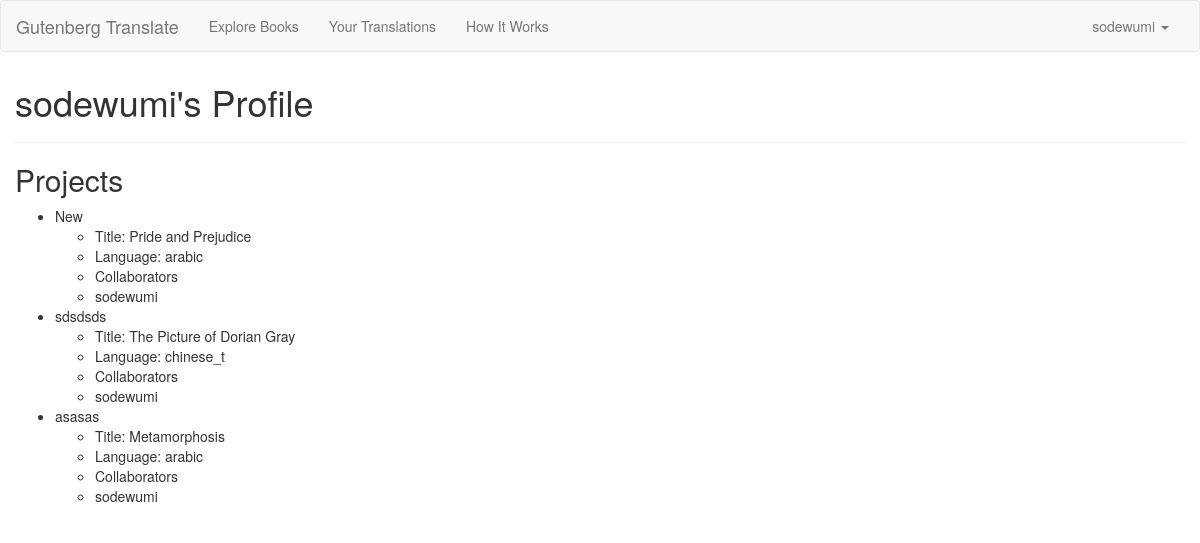
Screenshot of /profile/1 (signed in) with the database file from the repository.
### model.py (models this page shows, shortened)
class User(db.Model):
    __tablename__ = "users"
    user_id = db.Column(db.Integer, primary_key=True, autoincrement=True)
    email = db.Column(db.String(50), nullable=False, unique=True)
    password = db.Column(db.String(15), nullable=False)
    username = db.Column(db.String(15), nullable=False, unique=True)
    groups = db.relationship("Group", backref=db.backref("users"),
            secondary="usergroups")

class Group(db.Model):
    __tablename__ = "groups"
    group_id = db.Column(db.Integer, primary_key=True, autoincrement=True)
    group_name = db.Column(db.String(30), nullable=False)

class Book(db.Model):
    __tablename__ = "books"
    book_id = db.Column(db.Integer, primary_key=True, autoincrement=True)
    name = db.Column(db.String(50), nullable=False)
    author = db.Column(db.String(45))
    summary = db.Column(db.String())
    rating = db.Column(db.Integer)
    cover = db.Column(db.String())
    gutenberg_extraction_num = db.Column(db.String(10))
    isbn = db.Column(db.String(10))
    chapters = db.relationship("Chapter", backref="book")
    groups = db.relationship("Group", backref=db.backref("books"),
        secondary="bookgroups")

class BookGroup(db.Model):
    __tablename__ = "bookgroups"
    bookgroup_id = db.Column(db.Integer, primary_key=True, autoincrement=True)
    language = db.Column(db.String(15))
    group_id = db.Column(db.Integer, db.ForeignKey("groups.group_id"))
    book_id = db.Column(db.Integer, db.ForeignKey("books.book_id"))
    translations = db.relationship("Translation", backref="bookgroups")
    group = db.relationship("Group", backref=db.backref("bookgroups"))

### server.py (the view)
@app.route("/profile/<int:user_id>")
def display_profile(user_id):
    user_obj = User.query.get(user_id)
    user_groups_list = user_obj.groups
    return render_template("profile.html", user_groups_list=user_groups_list)

### templates/profile.html
{% extends 'base.html' %}
{% block body %}
<h1>{{ session["login"][0] }}'s Profile</h1>
<hr>
<h2>Projects</h2>
    <ul>
        {% for group in user_groups_list %}
        <li>{{ group.group_name }}
            <ul>
                {% for book in group.books %}
                <li>Title: {{ book.name }}</li>
                {% endfor %}
            </ul>
            <ul>
                {% for bookgroup in group.bookgroups %}
                <li>Language: {{ bookgroup.language }}</li>
                {% endfor %}
            </ul>
            <ul>
                <li>Collaborators</li>
                {% for user in group.users %}
                <li>{{ user.username }}</li>
                {% endfor %}
            </ul>
        </li>
        {% endfor %}
    </ul>
{% endblock %}

### templates/base.html (shortened to what this page needs)
<!DOCTYPE html>
<html class="full">
<head>
    <link rel="stylesheet" type="text/css" href="/static/bootstrap/css/bootstrap.css">
    <link rel="stylesheet" type="text/css" href="/static/css/style.css">
    <link rel="stylesheet" href="static/font-awesome/css/font-awesome.min.css">
</head>
<body>
    <nav class="navbar navbar-default">
      <div class="container-fluid">
        <div class="navbar-header">
          <a class="navbar-brand" href="/">Gutenberg Translate</a>
        </div>
        <div class="collapse navbar-collapse" id="bs-example-navbar-collapse-1">
          <ul class="nav navbar-nav">
            <li><a href="/explore">Explore Books</a></li>
            {% if session.get('login') %}
            <li><a href="/profile/{{ session['login'][1] }}">Your Translations</a></li>
            {%endif%}
            <li><a href="#">How It Works</a></li>
          </ul>
          <ul class="nav navbar-nav navbar-right">
            {% if session.get('login') %}
            <li class="dropdown">
                <a href="#" class="dropdown-toggle" data-toggle="dropdown" role="button" aria-expanded="false"> {{ session['login'][0] }} <span class="caret"></span></a>
            </li>
            {% else %}
            <li><a href="/">Login</a></li>
            {% endif %}
          </ul>
        </div>
      </div>
    </nav>
    <div id="block" class="container-fluid">
        {% block body %}
        {% endblock %}
    </div>
</body>
</html>

### static/css/style.css (style rules this page uses)
.navbar { margin-bottom: 0px; }

### rows the page displays
User: username "sodewumi"
Group: group_name "New"
Book: name "Pride and Prejudice"
BookGroup: language "arabic"
Group: group_name "sdsdsds"
Book: name "The Picture of Dorian Gray"
BookGroup: language "chinese_t"
Group: group_name "asasas"
Book: name "Metamorphosis"
BookGroup: language "arabic"
